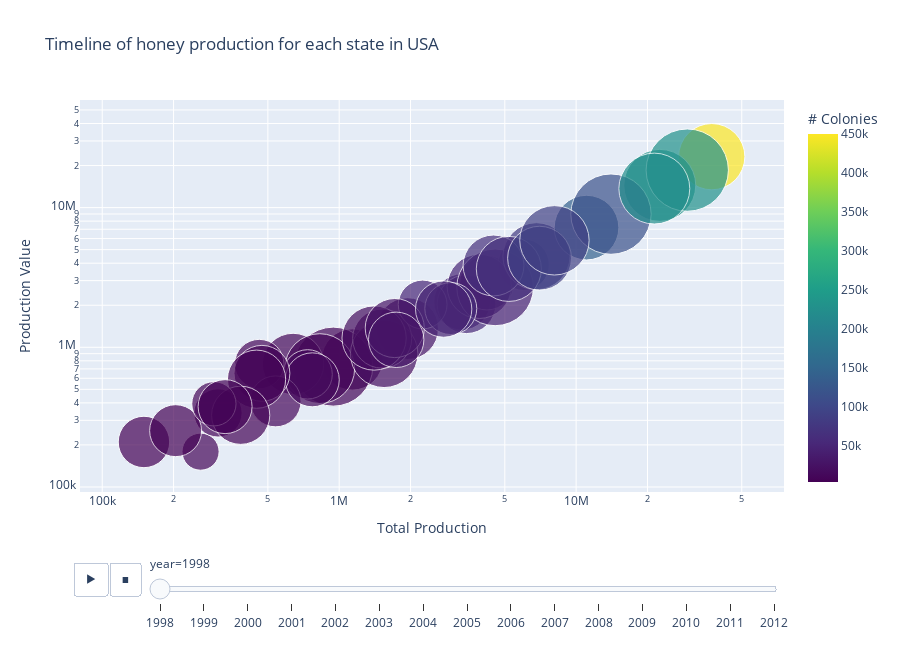

Notebook cell for this chart:
### Markdown cell above
The animated bubble charts convey a great deal of information since they can accomodate upto *seven variables* in total, namely:
* X-axis (GDP per capita)
* Y-axis (Life Expectancy)
* Z-axis 
* Bubbles (Countries, can be seen by hovering the cursor over the dots)
* Time (in years)
* Size of bubbles (Population)
* Color of bubbles (Continents, variable can be categorical or numerical)

This means that these captivating graphs can be used very creatively on different datasets to convey a lot of information in a compact manner. The code for plotting them ran over 300 lines and hence I decided to write a python module [`bubbly`](https://github.com/AashitaK/bubbly), short form for bubble charts with plotly, from which the function `bubbleplot` is imported. The function has the following self-explanatory arguments:
* dataset (pandas DataFrame)
* x_column (numerical column) 
* y_column (numerical column) 
* z_column (optional, numerical column)
* bubble_column (numerical or categorical column) 
* time_column (optional, numerical column)
* size_column (optional, numerical column) 
* color_column (optional, can be either `category`, `object`, `bool`, `int` or `float` dtype)

More arguments for formatting the plots:
* x_title (optional) 
* y_title (optional) 
* z_title (optional) 
* title (optional) 
* colorbar_title (optional, ignored in case of categorical color_column)
* x_logscale (optional: True or False, default: False)
* y_logscale (optional: True or False, default: False) 
* z_logscale (optional: True or False, default: False) 
* x_range (optional)
* y_range (optional)
* z_range (optional)
* scale_bubble (optional, default: 1)
* colorscale (optional, ignored in case of categorical color_column)
* width (optional)
* height (optional)
* show_slider (optional: True or False, default: True)
* show_button (optional: True or False, default: True)
* show_colorbar (optional: True or False, default: True, ignored in case of categorical color_column)


The function `bubbleplot` is ready-to-use on any suitable dataset, so you are welcome to use it in your kernels, simply by adding `AashitaK/bubbly` as a custom package in the settings section. I would appreciate a reference with link to this kernel and/or the module  [`bubbly`](https://github.com/AashitaK/bubbly) in case you do so. 

Below are more charts on [Honey production dataset](https://www.kaggle.com/jessicali9530/honey-production/kernels) using the function `bubbleplot` from the module [`bubbly`](https://github.com/AashitaK/bubbly):

### Code cell
import plotly.express as px

# Honey production animated bubble chart using plotly.express
figure = px.scatter(honey_production, 
                   x='totalprod', 
                   y='prodvalue',
                   size='yieldpercol', 
                   color='numcol',
                   hover_name='state',
                   animation_frame='year',
                   log_x=True,
                   log_y=True,
                   size_max=60,
                   title='Timeline of honey production for each state in USA',
                   labels={'totalprod': 'Total Production', 
                          'prodvalue': 'Production Value',
                          'yieldpercol': 'Yield per Colony',
                          'numcol': '# Colonies'},
                   color_continuous_scale='Viridis')

figure.update_layout(height=650)
figure.update_coloraxes(colorbar_title="# Colonies")
iplot(figure)

### Figure 1 — Plotly figure (JSON) as saved in the notebook; plotly's stock layout.template omitted (floating-point values rounded to 4 significant figures)
{"data": [{"hovertemplate": "<b>%{hovertext}</b><br><br>year=1998<br>Total Production=%{x}<br>Production Value=%{y}<br>Yield per Colony=%{marker.size}<br># Colonies=%{marker.color}<extra></extra>", "hovertext": ["AL", "AZ", "AR", "CA", "CO", "FL", "GA", "HI", "ID", "IL", "IN", "IA", "KS", "KY", "LA", "ME", "MD", "MI", "MN", "MS", "MO", "MT", "NE", "NV", "NJ", "NM", "NY", "NC", "ND", "OH", "OK", "OR", "PA", "SD", "TN", "TX", "UT", "VT", "VA", "WA", "WV", "WI", "WY"], "legendgroup": "", "marker": {"color": [16000.0, 55000.0, 53000.0, 450000.0, 27000.0, 230000.0, 75000.0, 8000.0, 120000.0, 9000.0, 9000.0, 50000.0, 16000.0, 3000.0, 41000.0, 10000.0, 7000.0, 80000.0, 140000.0, 18000.0, 23000.0, 115000.0, 64000.0, 10000.0, 11000.0, 14000.0, 65000.0, 8000.0, 230000.0, 18000.0, 4000.0, 50000.0, 26000.0, 225000.0, 7000.0, 91000.0, 30000.0, 6000.0, 8000.0, 58000.0, 6000.0, 89000.0, 46000.0], "coloraxis": "coloraxis", "size": [71, 60, 65, 83, 72, 98, 56, 118, 50, 71, 92, 78, 46, 50, 111, 26, 44, 85, 79, 86, 66, 122, 70, 46, 49, 55, 80, 59, 128, 78, 51, 45, 66, 95, 64, 77, 58, 64, 37, 51, 55, 91, 60], "sizemode": "area", "sizeref": 0.03778, "symbol": "circle"}, "mode": "markers", "name": "", "orientation": "v", "showlegend": false, "type": "scatter", "x": [1136000.0, 3300000.0, 3445000.0, 37350000.0, 1944000.0, 22540000.0, 4200000.0, 944000.0, 6000000.0, 639000.0, 828000.0, 3900000.0, 736000.0, 150000.0, 4551000.0, 260000.0, 308000.0, 6800000.0, 11060000.0, 1548000.0, 1518000.0, 14030000.0, 4480000.0, 460000.0, 539000.0, 770000.0, 5200000.0, 472000.0, 29440000.0, 1404000.0, 204000.0, 2250000.0, 1716000.0, 21380000.0, 448000.0, 7007000.0, 1740000.0, 384000.0, 296000.0, 2958000.0, 330000.0, 8099000.0, 2760000.0], "xaxis": "x", "y": [818000.0, 2112000.0, 2033000.0, 23160000.0, 1361000.0, 14430000.0, 2898000.0, 727000.0, 3900000.0, 760000.0, 704000.0, 2730000.0, 640000.0, 210000.0, 2685000.0, 179000.0, 339000.0, 4488000.0, 7189000.0, 898000.0, 1154000.0, 8979000.0, 3853000.0, 759000.0, 410000.0, 585000.0, 3640000.0, 651000.0, 18550000.0, 1165000.0, 253000.0, 2025000.0, 1373000.0, 13680000.0, 591000.0, 4344000.0, 1131000.0, 326000.0, 394000.0, 1893000.0, 376000.0, 5831000.0, 1877000.0], "yaxis": "y"}], "layout": {"coloraxis": {"colorbar": {"title": {"text": "# Colonies"}}, "colorscale": [[0, "#440154"], [0.1111, "#482878"], [0.2222, "#3e4989"], [0.3333, "#31688e"], [0.4444, "#26828e"], [0.5556, "#1f9e89"], [0.6667, "#35b779"], [0.7778, "#6ece58"], [0.8889, "#b5de2b"], [1, "#fde725"]]}, "height": 650, "legend": {"itemsizing": "constant", "tracegroupgap": 0}, "sliders": [{"active": 0, "currentvalue": {"prefix": "year="}, "len": 0.9, "pad": {"b": 10, "t": 60}, "steps": [{"args": [["1998"], {"frame": {"duration": 0, "redraw": false}, "fromcurrent": true, "mode": "immediate", "transition": {"duration": 0, "easing": "linear"}}], "label": "1998", "method": "animate"}, {"args": [["1999"], {"frame": {"duration": 0, "redraw": false}, "fromcurrent": true, "mode": "immediate", "transition": {"duration": 0, "easing": "linear"}}], "label": "1999", "method": "animate"}, {"args": [["2000"], {"frame": {"duration": 0, "redraw": false}, "fromcurrent": true, "mode": "immediate", "transition": {"duration": 0, "easing": "linear"}}], "label": "2000", "method": "animate"}, {"args": [["2001"], {"frame": {"duration": 0, "redraw": false}, "fromcurrent": true, "mode": "immediate", "transition": {"duration": 0, "easing": "linear"}}], "label": "2001", "method": "animate"}, {"args": [["2002"], {"frame": {"duration": 0, "redraw": false}, "fromcurrent": true, "mode": "immediate", "transition": {"duration": 0, "easing": "linear"}}], "label": "2002", "method": "animate"}, {"args": [["2003"], {"frame": {"duration": 0, "redraw": false}, "fromcurrent": true, "mode": "immediate", "transition": {"duration": 0, "easing": "linear"}}], "label": "2003", "method": "animate"}, {"args": [["2004"], {"frame": {"duration": 0, "redraw": false}, "fromcurrent": true, "mode": "immediate", "transition": {"duration": 0, "easing": "linear"}}], "label": "2004", "method": "animate"}, {"args": [["2005"], {"frame": {"duration": 0, "redraw": false}, "fromcurrent": true, "mode": "immediate", "transition": {"duration": 0, "easing": "linear"}}], "label": "2005", "method": "animate"}, {"args": [["2006"], {"frame": {"duration": 0, "redraw": false}, "fromcurrent": true, "mode": "immediate", "transition": {"duration": 0, "easing": "linear"}}], "label": "2006", "method": "animate"}, {"args": [["2007"], {"frame": {"duration": 0, "redraw": false}, "fromcurrent": true, "mode": "immediate", "transition": {"duration": 0, "easing": "linear"}}], "label": "2007", "method": "animate"}, {"args": [["2008"], {"frame": {"duration": 0, "redraw": false}, "fromcurrent": true, "mode": "immediate", "transition": {"duration": 0, "easing": "linear"}}], "label": "2008", "method": "animate"}, {"args": [["2009"], {"frame": {"duration": 0, "redraw": false}, "fromcurrent": true, "mode": "immediate", "transition": {"duration": 0, "easing": "linear"}}], "label": "2009", "method": "animate"}, {"args": [["2010"], {"frame": {"duration": 0, "redraw": false}, "fromcurrent": true, "mode": "immediate", "transition": {"duration": 0, "easing": "linear"}}], "label": "2010", "method": "animate"}, {"args": [["2011"], {"frame": {"duration": 0, "redraw": false}, "fromcurrent": true, "mode": "immediate", "transition": {"duration": 0, "easing": "linear"}}], "label": "2011", "method": "animate"}, {"args": [["2012"], {"frame": {"duration": 0, "redraw": false}, "fromcurrent": true, "mode": "immediate", "transition": {"duration": 0, "easing": "linear"}}], "label": "2012", "method": "animate"}], "x": 0.1, "xanchor": "left", "y": 0, "yanchor": "top"}], "title": {"text": "Timeline of honey production for each state in USA"}, "updatemenus": [{"buttons": [{"args": [null, {"frame": {"duration": 500, "redraw": false}, "fromcurrent": true, "mode": "immediate", "transition": {"duration": 500, "easing": "linear"}}], "label": "&#9654;", "method": "animate"}, {"args": [[null], {"frame": {"duration": 0, "redraw": false}, "fromcurrent": true, "mode": "immediate", "transition": {"duration": 0, "easing": "linear"}}], "label": "&#9724;", "method": "animate"}], "direction": "left", "pad": {"r": 10, "t": 70}, "showactive": false, "type": "buttons", "x": 0.1, "xanchor": "right", "y": 0, "yanchor": "top"}], "xaxis": {"anchor": "y", "domain": [0, 1], "title": {"text": "Total Production"}, "type": "log"}, "yaxis": {"anchor": "x", "domain": [0, 1], "title": {"text": "Production Value"}, "type": "log"}}}
